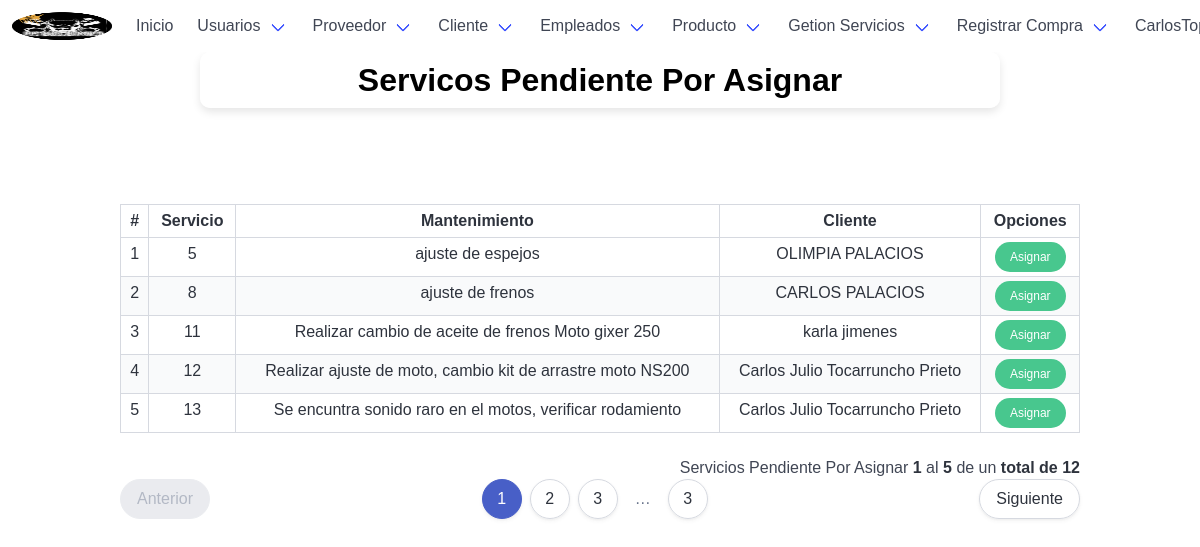
Before: /servicepend/ (signed in) with the older database file.
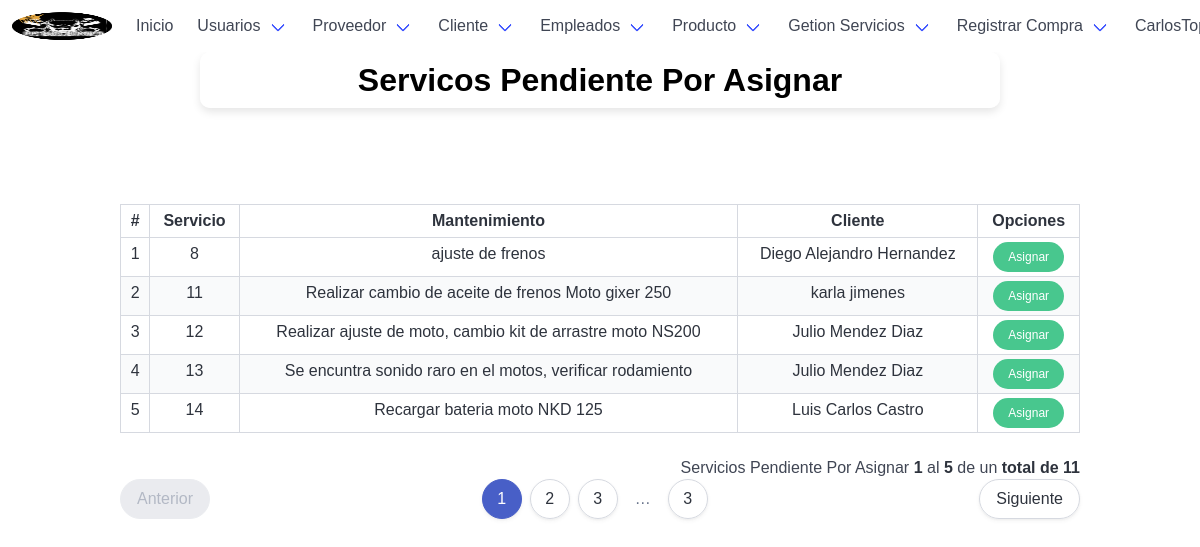
After: the same page with the newer database file.
### tables this page shows
CREATE TABLE `servicios` (
  `id_servicios` int(10) NOT NULL,
  `observaciones` varchar(1000) NOT NULL,
  `mantenimiento` varchar(1000) NOT NULL,
  `cedula_cliente` int(10) DEFAULT NULL,
  `documento_emp` int(10) DEFAULT NULL
);

CREATE TABLE `cliente` (
  `cedula` int(20) NOT NULL,
  `nom_cliente` varchar(50) NOT NULL,
  `ape_cliente` varchar(50) NOT NULL,
  `telefono` bigint(15) NOT NULL,
  `direccion` varchar(70) NOT NULL
);

### app/controllers/serviceController.php (the view, shortened to what the changed rows need)
<?php
	class serviceController extends mainModel{
		public function listadoServiciosPorAsignarControlador($pagina, $registros, $url, $busqueda) {
			$pagina = $this->limpiarCadena($pagina);
			$registros = $this->limpiarCadena($registros);
			$url = $this->limpiarCadena($url);
			$url = APP_URL . $url . "/";
			$busqueda = $this->limpiarCadena($busqueda);
			$tabla = "";
			$pagina = (isset($pagina) && $pagina > 0) ? (int)$pagina : 1;
			$inicio = ($pagina > 0) ? (($pagina * $registros) - $registros) : 0;
			if (isset($busqueda) && $busqueda != "") {
				$consulta_datos = "SELECT * FROM servicios WHERE (cedula_cliente LIKE '%$busqueda%' OR documento_emp LIKE '%$busqueda%') ORDER BY id_servicios  ASC LIMIT $inicio, $registros";
				$consulta_total = "SELECT COUNT(cedula) FROM servicios WHERE (cedula_cliente LIKE '%$busqueda%' OR documento_emp LIKE '%$busqueda%')";
			} else {
				$consulta_datos="SELECT servicios.id_servicios, servicios.observaciones, cliente.nom_cliente, cliente.ape_cliente
							FROM servicios
							INNER JOIN cliente ON servicios.cedula_cliente = cliente.cedula
							WHERE servicios.documento_emp IS NULL
							LIMIT $inicio, $registros;
							";
				$consulta_total = "SELECT COUNT(id_servicios) FROM servicios  WHERE documento_emp IS NULL";
			}
			$datos = $this->ejecutarConsulta($consulta_datos);
			$datos = $datos->fetchAll();
			$total = $this->ejecutarConsulta($consulta_total);
			$total = (int)$total->fetchColumn();
			$numeroPaginas = ceil($total / $registros);
			$tabla .= '
				<div class="table-container">
				<table class="table is-bordered is-striped is-narrow is-hoverable is-fullwidth">
					<thead>
						<tr>
							<th class="has-text-centered">#</th>
							<th class="has-text-centered">Servicio</th>
							<th class="has-text-centered">Mantenimiento</th>
							<th class="has-text-centered">Cliente</th>
							<th class="has-text-centered" colspan="3">Opciones</th>
						</tr>
					</thead>
					<tbody>
			';
			if ($total >= 1 && $pagina <= $numeroPaginas) {
				$contador = $inicio + 1;
				$pag_inicio = $inicio + 1;
				foreach ($datos as $rows) {
					$tabla .= '
						<tr class="has-text-centered">
							<td>' . $contador . '</td>
							<td>' . $rows['id_servicios'] . '</td>
							<td>' . $rows['observaciones'] .'</td>
							<td>' . $rows['nom_cliente'] .' '. $rows['ape_cliente'].' </td>
							<td>
								<a href="' . APP_URL . 'serviceUpdateEmpl/' . $rows['id_servicios'] . '/" class="button is-success is-rounded is-small">Asignar</a>
							</td>
						</tr>
					';
					$contador++;
				}
				$pag_final = $contador - 1;
			}
			$tabla .= '</tbody></table></div>';
			if ($total >= 1 && $pagina <= $numeroPaginas) {
				$tabla .= '<p class="has-text-right">Servicios Pendiente Por Asignar <strong>' . $pag_inicio . '</strong> al <strong>' . $pag_final . '</strong> de un <strong>total de ' . $total . '</strong></p>';
				$tabla .= $this->paginadorTablas($pagina, $numeroPaginas, $url, 10);
			}
			return $tabla;
		}
	}

### app/models/mainModel.php (shortened to what the changed rows need)
<?php
    class mainModel {
        private $server = DB_SERVER;
        private $db = DB_NAME;
        private $user = DB_USER;
        private $pass = DB_PASS;
		public function conectar(){
            $conexion = new PDO("mysql:host=".$this->server.";dbname=".$this->db,$this->user,$this->pass);
			$conexion->exec("SET CHARACTER SET utf8");
			return $conexion;
        }
        protected function ejecutarConsulta($consulta){
            $sql = $this->conectar()->prepare($consulta);
            $sql->execute();
            return $sql;
        }
        public function limpiarCadena($cadena){
			$palabras=["<script>","</script>","<script src","<script type=","SELECT * FROM","SELECT "," SELECT ","DELETE FROM","INSERT INTO","DROP TABLE","DROP DATABASE","TRUNCATE TABLE","SHOW TABLES","SHOW DATABASES","<?php","?>","--","^","<",">","==","=",";","::"];
			$cadena=trim($cadena);
			$cadena=stripslashes($cadena);
			$cadena=trim($cadena);
			$cadena=stripslashes($cadena);
			return $cadena;
		}
        protected function paginadorTablas($pagina,$numeroPaginas,$url,$botones){
	        $tabla='<nav class="pagination is-centered is-rounded" role="navigation" aria-label="pagination">';
	        if($pagina<=1){
	            $tabla.='
	            <a class="pagination-previous is-disabled" disabled >Anterior</a>
	            <ul class="pagination-list">
	            ';
	        }
	        for($i=$pagina; $i<=$numeroPaginas; $i++){
	            if($pagina==$i){
	                $tabla.='<li><a class="pagination-link is-current" href="'.$url.$i.'/">'.$i.'</a></li>';
	            }else{
	                $tabla.='<li><a class="pagination-link" href="'.$url.$i.'/">'.$i.'</a></li>';
	            }
	        }
	        if($pagina==$numeroPaginas){
	            $tabla.='
	            </ul>
	            <a class="pagination-next is-disabled" disabled >Siguiente</a>
	            ';
	        }else{
	            $tabla.='
	                <li><span class="pagination-ellipsis">&hellip;</span></li>
	                <li><a class="pagination-link" href="'.$url.$numeroPaginas.'/">'.$numeroPaginas.'</a></li>
	            </ul>
	            <a class="pagination-next" href="'.$url.($pagina+1).'/">Siguiente</a>
	            ';
	        }
	        $tabla.='</nav>';
	        return $tabla;
	    }
    }

Changed rows visible on the page:
no longer on this page (row edited): servicios: id_servicios "5", observaciones "ajuste de espejos", cedula_cliente.nom_cliente "OLIMPIA", cedula_cliente.ape_cliente "PALACIOS"
changed servicios "ajuste de frenos": cedula_cliente.nom_cliente "CARLOS" → "Diego Alejandro"; cedula_cliente.ape_cliente "PALACIOS" → "Hernandez"
changed through a linked row, servicios "Realizar ajuste de moto, cambio kit de arrastre moto NS200": cedula_cliente.nom_cliente "Carlos Julio" → "Julio"; cedula_cliente.ape_cliente "Tocarruncho Prieto" → "Mendez Diaz"
changed through a linked row, servicios "Se encuntra sonido raro en el motos, verificar rodamiento": cedula_cliente.nom_cliente "Carlos Julio" → "Julio"; cedula_cliente.ape_cliente "Tocarruncho Prieto" → "Mendez Diaz"
now on this page (row unchanged): servicios: id_servicios "14", observaciones "Recargar bateria moto NKD 125", cedula_cliente.nom_cliente "Luis Carlos", cedula_cliente.ape_cliente "Castro"
Other visible differences:
$total: "12" → "11"
